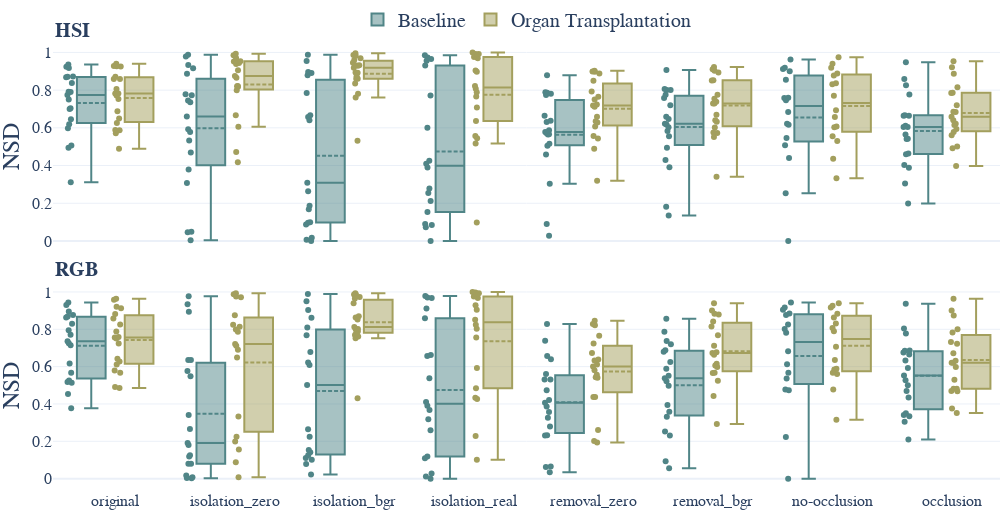

Notebook cell for this chart:
### Code cell
fig = dataset_comparison(settings_seg.nsd_aggregation_short)
fig.update_yaxes(title="NSD")
fig.write_image(settings_context.paper_dir / "task_performance_NSD.pdf")
fig

### Figure 1 — Plotly figure (JSON) as saved in the notebook; plotly's stock layout.template omitted (floating-point values rounded to 4 significant figures)
{"data": [{"boxmean": true, "boxpoints": "all", "legendgroup": "baseline", "marker": {"color": "#508587"}, "name": "Baseline", "offsetgroup": "baseline", "showlegend": true, "text": ["stomach", "small_bowel", "colon", "liver", "gallbladder", "pancreas", "kidney", "spleen", "bladder", "omentum", "fat_subcutaneous", "lung", "heart", "skin", "muscle", "peritoneum", "major_vein", "kidney_with_Gerotas_fascia", "background"], "type": "box", "x": ["original", "original", "original", "original", "original", "original", "original", "original", "original", "original", "original", "original", "original", "original", "original", "original", "original", "original", "original"], "xaxis": "x", "y": [0.7902, 0.7915, 0.9242, 0.6459, 0.4944, 0.9171, 0.5979, 0.7034, 0.6184, 0.7747, 0.7, 0.7505, 0.8729, 0.8382, 0.5057, 0.8681, 0.8704, 0.3116, 0.9362], "yaxis": "y"}, {"boxmean": true, "boxpoints": "all", "legendgroup": "organ_transplantation", "marker": {"color": "#A39F5D"}, "name": "Organ Transplantation", "offsetgroup": "organ_transplantation", "showlegend": true, "text": ["stomach", "small_bowel", "colon", "liver", "gallbladder", "pancreas", "kidney", "spleen", "bladder", "omentum", "fat_subcutaneous", "lung", "heart", "skin", "muscle", "peritoneum", "major_vein", "kidney_with_Gerotas_fascia", "background"], "type": "box", "x": ["original", "original", "original", "original", "original", "original", "original", "original", "original", "original", "original", "original", "original", "original", "original", "original", "original", "original", "original"], "xaxis": "x", "y": [0.8059, 0.7825, 0.927, 0.6493, 0.4894, 0.9282, 0.6252, 0.6878, 0.5888, 0.7712, 0.7818, 0.7526, 0.8585, 0.871, 0.5715, 0.8585, 0.9402, 0.5878, 0.9252], "yaxis": "y"}, {"boxmean": true, "boxpoints": "all", "legendgroup": "baseline", "marker": {"color": "#508587"}, "name": "Baseline", "offsetgroup": "baseline", "showlegend": false, "text": ["stomach", "small_bowel", "colon", "liver", "gallbladder", "pancreas", "kidney", "spleen", "bladder", "omentum", "fat_subcutaneous", "lung", "heart", "skin", "muscle", "peritoneum", "major_vein", "kidney_with_Gerotas_fascia", "background"], "type": "box", "x": ["isolation_zero", "isolation_zero", "isolation_zero", "isolation_zero", "isolation_zero", "isolation_zero", "isolation_zero", "isolation_zero", "isolation_zero", "isolation_zero", "isolation_zero", "isolation_zero", "isolation_zero", "isolation_zero", "isolation_zero", "isolation_zero", "isolation_zero", "isolation_zero", "isolation_zero"], "xaxis": "x", "y": [0.5325, 0.9786, 0.7783, 0.8873, 0.003813, 0.5777, 0.4687, 0.7724, 0.6604, 0.3072, 0.9159, 0.7445, 0.7362, 0.9337, 0.5931, 0.3795, 0.04847, 0.04664, 0.9872], "yaxis": "y"}, {"boxmean": true, "boxpoints": "all", "legendgroup": "organ_transplantation", "marker": {"color": "#A39F5D"}, "name": "Organ Transplantation", "offsetgroup": "organ_transplantation", "showlegend": false, "text": ["stomach", "small_bowel", "colon", "liver", "gallbladder", "pancreas", "kidney", "spleen", "bladder", "omentum", "fat_subcutaneous", "lung", "heart", "skin", "muscle", "peritoneum", "major_vein", "kidney_with_Gerotas_fascia", "background"], "type": "box", "x": ["isolation_zero", "isolation_zero", "isolation_zero", "isolation_zero", "isolation_zero", "isolation_zero", "isolation_zero", "isolation_zero", "isolation_zero", "isolation_zero", "isolation_zero", "isolation_zero", "isolation_zero", "isolation_zero", "isolation_zero", "isolation_zero", "isolation_zero", "isolation_zero", "isolation_zero"], "xaxis": "x", "y": [0.9388, 0.9538, 0.9438, 0.9521, 0.4717, 0.9703, 0.9057, 0.8744, 0.6058, 0.818, 0.8652, 0.7988, 0.9854, 0.822, 0.6674, 0.8211, 0.9533, 0.4181, 0.993], "yaxis": "y"}, {"boxmean": true, "boxpoints": "all", "legendgroup": "baseline", "marker": {"color": "#508587"}, "name": "Baseline", "offsetgroup": "baseline", "showlegend": false, "text": ["stomach", "small_bowel", "colon", "liver", "gallbladder", "pancreas", "kidney", "spleen", "bladder", "omentum", "fat_subcutaneous", "lung", "heart", "skin", "muscle", "peritoneum", "major_vein", "kidney_with_Gerotas_fascia", "background"], "type": "box", "x": ["isolation_bgr", "isolation_bgr", "isolation_bgr", "isolation_bgr", "isolation_bgr", "isolation_bgr", "isolation_bgr", "isolation_bgr", "isolation_bgr", "isolation_bgr", "isolation_bgr", "isolation_bgr", "isolation_bgr", "isolation_bgr", "isolation_bgr", "isolation_bgr", "isolation_bgr", "isolation_bgr", "isolation_bgr"], "xaxis": "x", "y": [0.09987, 0.8961, 0.658, 0.6674, 0.08674, 0.09663, 0.0175, 0.1676, 0.7846, 0.0058, 0.1874, 0.8905, 0.9545, 0.8793, 0.3081, 0.6396, 0.2642, 0, 0.9877], "yaxis": "y"}, {"boxmean": true, "boxpoints": "all", "legendgroup": "organ_transplantation", "marker": {"color": "#A39F5D"}, "name": "Organ Transplantation", "offsetgroup": "organ_transplantation", "showlegend": false, "text": ["stomach", "small_bowel", "colon", "liver", "gallbladder", "pancreas", "kidney", "spleen", "bladder", "omentum", "fat_subcutaneous", "lung", "heart", "skin", "muscle", "peritoneum", "major_vein", "kidney_with_Gerotas_fascia", "background"], "type": "box", "x": ["isolation_bgr", "isolation_bgr", "isolation_bgr", "isolation_bgr", "isolation_bgr", "isolation_bgr", "isolation_bgr", "isolation_bgr", "isolation_bgr", "isolation_bgr", "isolation_bgr", "isolation_bgr", "isolation_bgr", "isolation_bgr", "isolation_bgr", "isolation_bgr", "isolation_bgr", "isolation_bgr", "isolation_bgr"], "xaxis": "x", "y": [0.9321, 0.9449, 0.9689, 0.8936, 0.5313, 0.9318, 0.8921, 0.8741, 0.8602, 0.8603, 0.9596, 0.7814, 0.9861, 0.8346, 0.7615, 0.9193, 0.9819, 0.9293, 0.996], "yaxis": "y"}, {"boxmean": true, "boxpoints": "all", "legendgroup": "baseline", "marker": {"color": "#508587"}, "name": "Baseline", "offsetgroup": "baseline", "showlegend": false, "text": ["stomach", "small_bowel", "colon", "liver", "gallbladder", "pancreas", "kidney", "spleen", "bladder", "omentum", "lung", "heart", "skin", "muscle", "peritoneum", "major_vein", "kidney_with_Gerotas_fascia", "background"], "type": "box", "x": ["isolation_real", "isolation_real", "isolation_real", "isolation_real", "isolation_real", "isolation_real", "isolation_real", "isolation_real", "isolation_real", "isolation_real", "isolation_real", "isolation_real", "isolation_real", "isolation_real", "isolation_real", "isolation_real", "isolation_real", "isolation_real"], "xaxis": "x", "y": [0.2541, 0.7712, 0.985, 0.2777, 0.07218, 0.08433, 0.389, 0.153, 0.4256, 0, 0.9733, 0.9558, 0.9301, 0.09041, 0.6009, 0.409, 0.2122, 0.9654], "yaxis": "y"}, {"boxmean": true, "boxpoints": "all", "legendgroup": "organ_transplantation", "marker": {"color": "#A39F5D"}, "name": "Organ Transplantation", "offsetgroup": "organ_transplantation", "showlegend": false, "text": ["stomach", "small_bowel", "colon", "liver", "gallbladder", "pancreas", "kidney", "spleen", "bladder", "omentum", "lung", "heart", "skin", "muscle", "peritoneum", "major_vein", "kidney_with_Gerotas_fascia", "background"], "type": "box", "x": ["isolation_real", "isolation_real", "isolation_real", "isolation_real", "isolation_real", "isolation_real", "isolation_real", "isolation_real", "isolation_real", "isolation_real", "isolation_real", "isolation_real", "isolation_real", "isolation_real", "isolation_real", "isolation_real", "isolation_real", "isolation_real"], "xaxis": "x", "y": [0.7085, 0.8973, 0.9697, 0.557, 0.5448, 0.6358, 0.8074, 0.7667, 0.7888, 0.9046, 0.9852, 0.9919, 0.9911, 0.09752, 0.8213, 1, 0.5173, 0.9764], "yaxis": "y"}, {"boxmean": true, "boxpoints": "all", "legendgroup": "baseline", "marker": {"color": "#508587"}, "name": "Baseline", "offsetgroup": "baseline", "showlegend": false, "text": ["stomach", "small_bowel", "colon", "liver", "gallbladder", "pancreas", "kidney", "spleen", "bladder", "omentum", "fat_subcutaneous", "lung", "heart", "skin", "muscle", "peritoneum", "major_vein", "kidney_with_Gerotas_fascia", "background"], "type": "box", "x": ["removal_zero", "removal_zero", "removal_zero", "removal_zero", "removal_zero", "removal_zero", "removal_zero", "removal_zero", "removal_zero", "removal_zero", "removal_zero", "removal_zero", "removal_zero", "removal_zero", "removal_zero", "removal_zero", "removal_zero", "removal_zero", "removal_zero"], "xaxis": "x", "y": [0.5056, 0.6642, 0.7857, 0.5657, 0.02794, 0.789, 0.4581, 0.6372, 0.3029, 0.5871, 0.5782, 0.6313, 0.7813, 0.7747, 0.5159, 0.5712, 0.5646, 0.08983, 0.8786], "yaxis": "y"}, {"boxmean": true, "boxpoints": "all", "legendgroup": "organ_transplantation", "marker": {"color": "#A39F5D"}, "name": "Organ Transplantation", "offsetgroup": "organ_transplantation", "showlegend": false, "text": ["stomach", "small_bowel", "colon", "liver", "gallbladder", "pancreas", "kidney", "spleen", "bladder", "omentum", "fat_subcutaneous", "lung", "heart", "skin", "muscle", "peritoneum", "major_vein", "kidney_with_Gerotas_fascia", "background"], "type": "box", "x": ["removal_zero", "removal_zero", "removal_zero", "removal_zero", "removal_zero", "removal_zero", "removal_zero", "removal_zero", "removal_zero", "removal_zero", "removal_zero", "removal_zero", "removal_zero", "removal_zero", "removal_zero", "removal_zero", "removal_zero", "removal_zero", "removal_zero"], "xaxis": "x", "y": [0.7505, 0.7648, 0.8986, 0.6345, 0.3188, 0.9033, 0.6072, 0.6592, 0.4895, 0.7113, 0.6283, 0.7186, 0.8496, 0.7926, 0.5562, 0.7235, 0.8979, 0.5435, 0.8885], "yaxis": "y"}, {"boxmean": true, "boxpoints": "all", "legendgroup": "baseline", "marker": {"color": "#508587"}, "name": "Baseline", "offsetgroup": "baseline", "showlegend": false, "text": ["stomach", "small_bowel", "colon", "liver", "gallbladder", "pancreas", "kidney", "spleen", "bladder", "omentum", "fat_subcutaneous", "lung", "heart", "skin", "muscle", "peritoneum", "major_vein", "kidney_with_Gerotas_fascia", "background"], "type": "box", "x": ["removal_bgr", "removal_bgr", "removal_bgr", "removal_bgr", "removal_bgr", "removal_bgr", "removal_bgr", "removal_bgr", "removal_bgr", "removal_bgr", "removal_bgr", "removal_bgr", "removal_bgr", "removal_bgr", "removal_bgr", "removal_bgr", "removal_bgr", "removal_bgr", "removal_bgr"], "xaxis": "x", "y": [0.6033, 0.7195, 0.8007, 0.5831, 0.1813, 0.8055, 0.4942, 0.6175, 0.43, 0.6473, 0.5557, 0.6591, 0.8005, 0.7751, 0.3915, 0.6215, 0.758, 0.135, 0.9068], "yaxis": "y"}, {"boxmean": true, "boxpoints": "all", "legendgroup": "organ_transplantation", "marker": {"color": "#A39F5D"}, "name": "Organ Transplantation", "offsetgroup": "organ_transplantation", "showlegend": false, "text": ["stomach", "small_bowel", "colon", "liver", "gallbladder", "pancreas", "kidney", "spleen", "bladder", "omentum", "fat_subcutaneous", "lung", "heart", "skin", "muscle", "peritoneum", "major_vein", "kidney_with_Gerotas_fascia", "background"], "type": "box", "x": ["removal_bgr", "removal_bgr", "removal_bgr", "removal_bgr", "removal_bgr", "removal_bgr", "removal_bgr", "removal_bgr", "removal_bgr", "removal_bgr", "removal_bgr", "removal_bgr", "removal_bgr", "removal_bgr", "removal_bgr", "removal_bgr", "removal_bgr", "removal_bgr", "removal_bgr"], "xaxis": "x", "y": [0.754, 0.7761, 0.9102, 0.6323, 0.3409, 0.9027, 0.6012, 0.669, 0.5513, 0.7293, 0.6408, 0.7297, 0.853, 0.8513, 0.5753, 0.7389, 0.9223, 0.572, 0.8939], "yaxis": "y"}, {"boxmean": true, "boxpoints": "all", "legendgroup": "baseline", "marker": {"color": "#508587"}, "name": "Baseline", "offsetgroup": "baseline", "showlegend": false, "text": ["stomach", "small_bowel", "colon", "liver", "gallbladder", "kidney", "spleen", "bladder", "omentum", "fat_subcutaneous", "lung", "heart", "skin", "muscle", "peritoneum", "background"], "type": "box", "x": ["no-occlusion", "no-occlusion", "no-occlusion", "no-occlusion", "no-occlusion", "no-occlusion", "no-occlusion", "no-occlusion", "no-occlusion", "no-occlusion", "no-occlusion", "no-occlusion", "no-occlusion", "no-occlusion", "no-occlusion", "no-occlusion"], "xaxis": "x", "y": [0.7602, 0.758, 0.9123, 0.5465, 0.253, 0, 0.6213, 0.6164, 0.747, 0.5078, 0.6844, 0.9, 0.9627, 0.4398, 0.8555, 0.9183], "yaxis": "y"}, {"boxmean": true, "boxpoints": "all", "legendgroup": "organ_transplantation", "marker": {"color": "#A39F5D"}, "name": "Organ Transplantation", "offsetgroup": "organ_transplantation", "showlegend": false, "text": ["stomach", "small_bowel", "colon", "liver", "gallbladder", "kidney", "spleen", "bladder", "omentum", "fat_subcutaneous", "lung", "heart", "skin", "muscle", "peritoneum", "background"], "type": "box", "x": ["no-occlusion", "no-occlusion", "no-occlusion", "no-occlusion", "no-occlusion", "no-occlusion", "no-occlusion", "no-occlusion", "no-occlusion", "no-occlusion", "no-occlusion", "no-occlusion", "no-occlusion", "no-occlusion", "no-occlusion", "no-occlusion"], "xaxis": "x", "y": [0.8313, 0.7705, 0.9399, 0.6076, 0.3323, 0.4357, 0.6575, 0.6027, 0.8369, 0.5299, 0.6931, 0.8771, 0.974, 0.5557, 0.8878, 0.9181], "yaxis": "y"}, {"boxmean": true, "boxpoints": "all", "legendgroup": "baseline", "marker": {"color": "#508587"}, "name": "Baseline", "offsetgroup": "baseline", "showlegend": false, "text": ["stomach", "small_bowel", "colon", "liver", "gallbladder", "pancreas", "kidney", "spleen", "bladder", "omentum", "fat_subcutaneous", "lung", "heart", "skin", "muscle", "peritoneum", "major_vein", "kidney_with_Gerotas_fascia", "background"], "type": "box", "x": ["occlusion", "occlusion", "occlusion", "occlusion", "occlusion", "occlusion", "occlusion", "occlusion", "occlusion", "occlusion", "occlusion", "occlusion", "occlusion", "occlusion", "occlusion", "occlusion", "occlusion", "occlusion", "occlusion"], "xaxis": "x", "y": [0.3044, 0.6668, 0.6645, 0.4597, 0.3885, 0.1982, 0.5653, 0.5406, 0.5421, 0.6051, 0.6643, 0.8595, 0.9484, 0.6048, 0.464, 0.6112, 0.8258, 0.4024, 0.7763], "yaxis": "y"}, {"boxmean": true, "boxpoints": "all", "legendgroup": "organ_transplantation", "marker": {"color": "#A39F5D"}, "name": "Organ Transplantation", "offsetgroup": "organ_transplantation", "showlegend": false, "text": ["stomach", "small_bowel", "colon", "liver", "gallbladder", "pancreas", "kidney", "spleen", "bladder", "omentum", "fat_subcutaneous", "lung", "heart", "skin", "muscle", "peritoneum", "major_vein", "kidney_with_Gerotas_fascia", "background"], "type": "box", "x": ["occlusion", "occlusion", "occlusion", "occlusion", "occlusion", "occlusion", "occlusion", "occlusion", "occlusion", "occlusion", "occlusion", "occlusion", "occlusion", "occlusion", "occlusion", "occlusion", "occlusion", "occlusion", "occlusion"], "xaxis": "x", "y": [0.5943, 0.7194, 0.8151, 0.5006, 0.3974, 0.6837, 0.64, 0.4923, 0.5775, 0.6594, 0.786, 0.8868, 0.9535, 0.6145, 0.6212, 0.6853, 0.9209, 0.5609, 0.7843], "yaxis": "y"}, {"boxmean": true, "boxpoints": "all", "legendgroup": "baseline", "marker": {"color": "#508587"}, "name": "Baseline", "offsetgroup": "baseline", "showlegend": false, "text": ["stomach", "small_bowel", "colon", "liver", "gallbladder", "pancreas", "kidney", "spleen", "bladder", "omentum", "fat_subcutaneous", "lung", "heart", "skin", "muscle", "peritoneum", "major_vein", "kidney_with_Gerotas_fascia", "background"], "type": "box", "x": ["original", "original", "original", "original", "original", "original", "original", "original", "original", "original", "original", "original", "original", "original", "original", "original", "original", "original", "original"], "xaxis": "x2", "y": [0.725, 0.7946, 0.8954, 0.6165, 0.5174, 0.9437, 0.5142, 0.5672, 0.5264, 0.7709, 0.714, 0.7355, 0.8686, 0.8636, 0.4536, 0.8303, 0.8772, 0.3777, 0.9298], "yaxis": "y2"}, {"boxmean": true, "boxpoints": "all", "legendgroup": "organ_transplantation", "marker": {"color": "#A39F5D"}, "name": "Organ Transplantation", "offsetgroup": "organ_transplantation", "showlegend": false, "text": ["stomach", "small_bowel", "colon", "liver", "gallbladder", "pancreas", "kidney", "spleen", "bladder", "omentum", "fat_subcutaneous", "lung", "heart", "skin", "muscle", "peritoneum", "major_vein", "kidney_with_Gerotas_fascia", "background"], "type": "box", "x": ["original", "original", "original", "original", "original", "original", "original", "original", "original", "original", "original", "original", "original", "original", "original", "original", "original", "original", "original"], "xaxis": "x2", "y": [0.7568, 0.7877, 0.9124, 0.6428, 0.4905, 0.9579, 0.6276, 0.6113, 0.5793, 0.7592, 0.7235, 0.7514, 0.8576, 0.8816, 0.5667, 0.8259, 0.9641, 0.4859, 0.921], "yaxis": "y2"}, {"boxmean": true, "boxpoints": "all", "legendgroup": "baseline", "marker": {"color": "#508587"}, "name": "Baseline", "offsetgroup": "baseline", "showlegend": false, "text": ["stomach", "small_bowel", "colon", "liver", "gallbladder", "pancreas", "kidney", "spleen", "bladder", "omentum", "fat_subcutaneous", "lung", "heart", "skin", "muscle", "peritoneum", "major_vein", "kidney_with_Gerotas_fascia", "background"], "type": "box", "x": ["isolation_zero", "isolation_zero", "isolation_zero", "isolation_zero", "isolation_zero", "isolation_zero", "isolation_zero", "isolation_zero", "isolation_zero", "isolation_zero", "isolation_zero", "isolation_zero", "isolation_zero", "isolation_zero", "isolation_zero", "isolation_zero", "isolation_zero", "isolation_zero", "isolation_zero"], "xaxis": "x2", "y": [0.1799, 0.341, 0.5482, 0.635, 0.003395, 0.2661, 0.07993, 0.1905, 0.07966, 0.1259, 0.1188, 0.8945, 0.9345, 0.635, 0.007025, 0.5764, 0.01727, 0.001616, 0.9772], "yaxis": "y2"}, {"boxmean": true, "boxpoints": "all", "legendgroup": "organ_transplantation", "marker": {"color": "#A39F5D"}, "name": "Organ Transplantation", "offsetgroup": "organ_transplantation", "showlegend": false, "text": ["stomach", "small_bowel", "colon", "liver", "gallbladder", "pancreas", "kidney", "spleen", "bladder", "omentum", "fat_subcutaneous", "lung", "heart", "skin", "muscle", "peritoneum", "major_vein", "kidney_with_Gerotas_fascia", "background"], "type": "box", "x": ["isolation_zero", "isolation_zero", "isolation_zero", "isolation_zero", "isolation_zero", "isolation_zero", "isolation_zero", "isolation_zero", "isolation_zero", "isolation_zero", "isolation_zero", "isolation_zero", "isolation_zero", "isolation_zero", "isolation_zero", "isolation_zero", "isolation_zero", "isolation_zero", "isolation_zero"], "xaxis": "x2", "y": [0.7209, 0.825, 0.8752, 0.7119, 0.00778, 0.9878, 0.7875, 0.2244, 0.08826, 0.9717, 0.6494, 0.7992, 0.9752, 0.8131, 0.3333, 0.6909, 0.1993, 0.1555, 0.9934], "yaxis": "y2"}, {"boxmean": true, "boxpoints": "all", "legendgroup": "baseline", "marker": {"color": "#508587"}, "name": "Baseline", "offsetgroup": "baseline", "showlegend": false, "text": ["stomach", "small_bowel", "colon", "liver", "gallbladder", "pancreas", "kidney", "spleen", "bladder", "omentum", "fat_subcutaneous", "lung", "heart", "skin", "muscle", "peritoneum", "major_vein", "kidney_with_Gerotas_fascia", "background"], "type": "box", "x": ["isolation_bgr", "isolation_bgr", "isolation_bgr", "isolation_bgr", "isolation_bgr", "isolation_bgr", "isolation_bgr", "isolation_bgr", "isolation_bgr", "isolation_bgr", "isolation_bgr", "isolation_bgr", "isolation_bgr", "isolation_bgr", "isolation_bgr", "isolation_bgr", "isolation_bgr", "isolation_bgr", "isolation_bgr"], "xaxis": "x2", "y": [0.07797, 0.9029, 0.8091, 0.9509, 0.02213, 0.1414, 0.2645, 0.2241, 0.5013, 0.1006, 0.6786, 0.8618, 0.7678, 0.6089, 0.1254, 0.6216, 0.1527, 0.1101, 0.9888], "yaxis": "y2"}, {"boxmean": true, "boxpoints": "all", "legendgroup": "organ_transplantation", "marker": {"color": "#A39F5D"}, "name": "Organ Transplantation", "offsetgroup": "organ_transplantation", "showlegend": false, "text": ["stomach", "small_bowel", "colon", "liver", "gallbladder", "pancreas", "kidney", "spleen", "bladder", "omentum", "fat_subcutaneous", "lung", "heart", "skin", "muscle", "peritoneum", "major_vein", "kidney_with_Gerotas_fascia", "background"], "type": "box", "x": ["isolation_bgr", "isolation_bgr", "isolation_bgr", "isolation_bgr", "isolation_bgr", "isolation_bgr", "isolation_bgr", "isolation_bgr", "isolation_bgr", "isolation_bgr", "isolation_bgr", "isolation_bgr", "isolation_bgr", "isolation_bgr", "isolation_bgr", "isolation_bgr", "isolation_bgr", "isolation_bgr", "isolation_bgr"], "xaxis": "x2", "y": [0.7878, 0.965, 0.9738, 0.8635, 0.4307, 0.9866, 0.7947, 0.8014, 0.7523, 0.8523, 0.813, 0.801, 0.9867, 0.8698, 0.7691, 0.7608, 0.9401, 0.7787, 0.9927], "yaxis": "y2"}, {"boxmean": true, "boxpoints": "all", "legendgroup": "baseline", "marker": {"color": "#508587"}, "name": "Baseline", "offsetgroup": "baseline", "showlegend": false, "text": ["stomach", "small_bowel", "colon", "liver", "gallbladder", "pancreas", "kidney", "spleen", "bladder", "omentum", "lung", "heart", "skin", "muscle", "peritoneum", "major_vein", "kidney_with_Gerotas_fascia", "background"], "type": "box", "x": ["isolation_real", "isolation_real", "isolation_real", "isolation_real", "isolation_real", "isolation_real", "isolation_real", "isolation_real", "isolation_real", "isolation_real", "isolation_real", "isolation_real", "isolation_real", "isolation_real", "isolation_real", "isolation_real", "isolation_real", "isolation_real"], "xaxis": "x2", "y": [0.3672, 0.8597, 0.9787, 0.391, 0.1091, 0.01095, 0.4103, 0.02779, 0.5384, 0, 0.9701, 0.9113, 0.6568, 0.1186, 0.6622, 0.2597, 0.3178, 0.9677], "yaxis": "y2"}, {"boxmean": true, "boxpoints": "all", "legendgroup": "organ_transplantation", "marker": {"color": "#A39F5D"}, "name": "Organ Transplantation", "offsetgroup": "organ_transplantation", "showlegend": false, "text": ["stomach", "small_bowel", "colon", "liver", "gallbladder", "pancreas", "kidney", "spleen", "bladder", "omentum", "lung", "heart", "skin", "muscle", "peritoneum", "major_vein", "kidney_with_Gerotas_fascia", "background"], "type": "box", "x": ["isolation_real", "isolation_real", "isolation_real", "isolation_real", "isolation_real", "isolation_real", "isolation_real", "isolation_real", "isolation_real", "isolation_real", "isolation_real", "isolation_real", "isolation_real", "isolation_real", "isolation_real", "isolation_real", "isolation_real", "isolation_real"], "xaxis": "x2", "y": [0.8248, 0.9288, 0.993, 0.4264, 0.2279, 0.8513, 0.8033, 0.5929, 0.7557, 1, 0.9897, 0.9966, 0.9759, 0.1015, 0.9043, 0.4336, 0.484, 0.9683], "yaxis": "y2"}, {"boxmean": true, "boxpoints": "all", "legendgroup": "baseline", "marker": {"color": "#508587"}, "name": "Baseline", "offsetgroup": "baseline", "showlegend": false, "text": ["stomach", "small_bowel", "colon", "liver", "gallbladder", "pancreas", "kidney", "spleen", "bladder", "omentum", "fat_subcutaneous", "lung", "heart", "skin", "muscle", "peritoneum", "major_vein", "kidney_with_Gerotas_fascia", "background"], "type": "box", "x": ["removal_zero", "removal_zero", "removal_zero", "removal_zero", "removal_zero", "removal_zero", "removal_zero", "removal_zero", "removal_zero", "removal_zero", "removal_zero", "removal_zero", "removal_zero", "removal_zero", "removal_zero", "removal_zero", "removal_zero", "removal_zero", "removal_zero"], "xaxis": "x2", "y": [0.3565, 0.561, 0.6391, 0.4065, 0.0618, 0.3859, 0.2796, 0.2322, 0.06461, 0.5317, 0.3266, 0.5309, 0.7392, 0.6568, 0.2316, 0.4741, 0.4213, 0.03408, 0.8291], "yaxis": "y2"}, {"boxmean": true, "boxpoints": "all", "legendgroup": "organ_transplantation", "marker": {"color": "#A39F5D"}, "name": "Organ Transplantation", "offsetgroup": "organ_transplantation", "showlegend": false, "text": ["stomach", "small_bowel", "colon", "liver", "gallbladder", "pancreas", "kidney", "spleen", "bladder", "omentum", "fat_subcutaneous", "lung", "heart", "skin", "muscle", "peritoneum", "major_vein", "kidney_with_Gerotas_fascia", "background"], "type": "box", "x": ["removal_zero", "removal_zero", "removal_zero", "removal_zero", "removal_zero", "removal_zero", "removal_zero", "removal_zero", "removal_zero", "removal_zero", "removal_zero", "removal_zero", "removal_zero", "removal_zero", "removal_zero", "removal_zero", "removal_zero", "removal_zero", "removal_zero"], "xaxis": "x2", "y": [0.5809, 0.7245, 0.8214, 0.5426, 0.1934, 0.5567, 0.5404, 0.4377, 0.202, 0.6333, 0.6116, 0.6388, 0.8457, 0.7654, 0.437, 0.6737, 0.601, 0.2609, 0.8289], "yaxis": "y2"}, {"boxmean": true, "boxpoints": "all", "legendgroup": "baseline", "marker": {"color": "#508587"}, "name": "Baseline", "offsetgroup": "baseline", "showlegend": false, "text": ["stomach", "small_bowel", "colon", "liver", "gallbladder", "pancreas", "kidney", "spleen", "bladder", "omentum", "fat_subcutaneous", "lung", "heart", "skin", "muscle", "peritoneum", "major_vein", "kidney_with_Gerotas_fascia", "background"], "type": "box", "x": ["removal_bgr", "removal_bgr", "removal_bgr", "removal_bgr", "removal_bgr", "removal_bgr", "removal_bgr", "removal_bgr", "removal_bgr", "removal_bgr", "removal_bgr", "removal_bgr", "removal_bgr", "removal_bgr", "removal_bgr", "removal_bgr", "removal_bgr", "removal_bgr", "removal_bgr"], "xaxis": "x2", "y": [0.5216, 0.6879, 0.7371, 0.498, 0.05541, 0.7863, 0.3311, 0.3946, 0.2315, 0.5893, 0.5508, 0.6253, 0.7201, 0.6792, 0.3585, 0.5383, 0.2521, 0.09356, 0.8564], "yaxis": "y2"}, {"boxmean": true, "boxpoints": "all", "legendgroup": "organ_transplantation", "marker": {"color": "#A39F5D"}, "name": "Organ Transplantation", "offsetgroup": "organ_transplantation", "showlegend": false, "text": ["stomach", "small_bowel", "colon", "liver", "gallbladder", "pancreas", "kidney", "spleen", "bladder", "omentum", "fat_subcutaneous", "lung", "heart", "skin", "muscle", "peritoneum", "major_vein", "kidney_with_Gerotas_fascia", "background"], "type": "box", "x": ["removal_bgr", "removal_bgr", "removal_bgr", "removal_bgr", "removal_bgr", "removal_bgr", "removal_bgr", "removal_bgr", "removal_bgr", "removal_bgr", "removal_bgr", "removal_bgr", "removal_bgr", "removal_bgr", "removal_bgr", "removal_bgr", "removal_bgr", "removal_bgr", "removal_bgr"], "xaxis": "x2", "y": [0.6635, 0.7686, 0.883, 0.6151, 0.2925, 0.9003, 0.6064, 0.5665, 0.5244, 0.6774, 0.5982, 0.7116, 0.8422, 0.8153, 0.5673, 0.6737, 0.9401, 0.4423, 0.8792], "yaxis": "y2"}, {"boxmean": true, "boxpoints": "all", "legendgroup": "baseline", "marker": {"color": "#508587"}, "name": "Baseline", "offsetgroup": "baseline", "showlegend": false, "text": ["stomach", "small_bowel", "colon", "liver", "gallbladder", "kidney", "spleen", "bladder", "omentum", "fat_subcutaneous", "lung", "heart", "skin", "muscle", "peritoneum", "background"], "type": "box", "x": ["no-occlusion", "no-occlusion", "no-occlusion", "no-occlusion", "no-occlusion", "no-occlusion", "no-occlusion", "no-occlusion", "no-occlusion", "no-occlusion", "no-occlusion", "no-occlusion", "no-occlusion", "no-occlusion", "no-occlusion", "no-occlusion"], "xaxis": "x2", "y": [0.801, 0.7818, 0.9054, 0.5674, 0.223, 0, 0.6135, 0.4772, 0.8262, 0.537, 0.6819, 0.877, 0.9438, 0.4739, 0.8851, 0.9163], "yaxis": "y2"}, {"boxmean": true, "boxpoints": "all", "legendgroup": "organ_transplantation", "marker": {"color": "#A39F5D"}, "name": "Organ Transplantation", "offsetgroup": "organ_transplantation", "showlegend": false, "text": ["stomach", "small_bowel", "colon", "liver", "gallbladder", "kidney", "spleen", "bladder", "omentum", "fat_subcutaneous", "lung", "heart", "skin", "muscle", "peritoneum", "background"], "type": "box", "x": ["no-occlusion", "no-occlusion", "no-occlusion", "no-occlusion", "no-occlusion", "no-occlusion", "no-occlusion", "no-occlusion", "no-occlusion", "no-occlusion", "no-occlusion", "no-occlusion", "no-occlusion", "no-occlusion", "no-occlusion", "no-occlusion"], "xaxis": "x2", "y": [0.863, 0.79, 0.9259, 0.5881, 0.3149, 0.4769, 0.6359, 0.5667, 0.8064, 0.584, 0.7062, 0.8831, 0.9394, 0.5609, 0.8315, 0.9174], "yaxis": "y2"}, {"boxmean": true, "boxpoints": "all", "legendgroup": "baseline", "marker": {"color": "#508587"}, "name": "Baseline", "offsetgroup": "baseline", "showlegend": false, "text": ["stomach", "small_bowel", "colon", "liver", "gallbladder", "pancreas", "kidney", "spleen", "bladder", "omentum", "fat_subcutaneous", "lung", "heart", "skin", "muscle", "peritoneum", "major_vein", "kidney_with_Gerotas_fascia", "background"], "type": "box", "x": ["occlusion", "occlusion", "occlusion", "occlusion", "occlusion", "occlusion", "occlusion", "occlusion", "occlusion", "occlusion", "occlusion", "occlusion", "occlusion", "occlusion", "occlusion", "occlusion", "occlusion", "occlusion", "occlusion"], "xaxis": "x2", "y": [0.3043, 0.6644, 0.6761, 0.434, 0.2093, 0.553, 0.5277, 0.3502, 0.4691, 0.334, 0.6863, 0.805, 0.9374, 0.5932, 0.5009, 0.6327, 0.6848, 0.341, 0.7769], "yaxis": "y2"}, {"boxmean": true, "boxpoints": "all", "legendgroup": "organ_transplantation", "marker": {"color": "#A39F5D"}, "name": "Organ Transplantation", "offsetgroup": "organ_transplantation", "showlegend": false, "text": ["stomach", "small_bowel", "colon", "liver", "gallbladder", "pancreas", "kidney", "spleen", "bladder", "omentum", "fat_subcutaneous", "lung", "heart", "skin", "muscle", "peritoneum", "major_vein", "kidney_with_Gerotas_fascia", "background"], "type": "box", "x": ["occlusion", "occlusion", "occlusion", "occlusion", "occlusion", "occlusion", "occlusion", "occlusion", "occlusion", "occlusion", "occlusion", "occlusion", "occlusion", "occlusion", "occlusion", "occlusion", "occlusion", "occlusion", "occlusion"], "xaxis": "x2", "y": [0.3763, 0.7225, 0.7316, 0.4821, 0.3511, 0.6722, 0.6204, 0.4821, 0.5297, 0.4688, 0.7826, 0.8742, 0.9632, 0.6203, 0.6309, 0.5974, 0.9005, 0.4693, 0.8007], "yaxis": "y2"}], "layout": {"annotations": [{"font": {"size": 20}, "showarrow": false, "text": "<b>HSI</b>", "x": 0, "xanchor": "left", "xref": "paper", "y": 1.0, "yanchor": "bottom", "yref": "paper"}, {"font": {"size": 20}, "showarrow": false, "text": "<b>RGB</b>", "x": 0, "xanchor": "left", "xref": "paper", "y": 0.465, "yanchor": "bottom", "yref": "paper"}], "boxgap": 0.2, "boxgroupgap": 0.4, "boxmode": "group", "font": {"family": "Libertinus Serif", "size": 20}, "height": 510, "legend": {"orientation": "h", "x": 0.5, "xanchor": "center", "y": 1.01, "yanchor": "bottom"}, "margin": {"b": 0, "l": 0, "r": 0, "t": 0}, "width": 1000, "xaxis": {"anchor": "y", "autorange": true, "autorangeoptions": {"maxallowed": 7.4, "minallowed": -0.52}, "domain": [0, 1], "matches": "x2", "range": [-0.52, 7.4], "showticklabels": false, "tickfont": {"size": 16}, "type": "category"}, "xaxis2": {"anchor": "y2", "autorange": true, "domain": [0, 1], "range": [-0.52, 7.4], "tickfont": {"size": 16}, "type": "category"}, "yaxis": {"anchor": "x", "domain": [0.535, 1.0], "range": [-0.05, 1.05], "tickfont": {"size": 16}, "title": {"text": "NSD"}, "type": "linear"}, "yaxis2": {"anchor": "x2", "autorange": true, "domain": [0, 0.465], "range": [-0.05556, 1.056], "tickfont": {"size": 16}, "title": {"text": "NSD"}, "type": "linear"}}}
